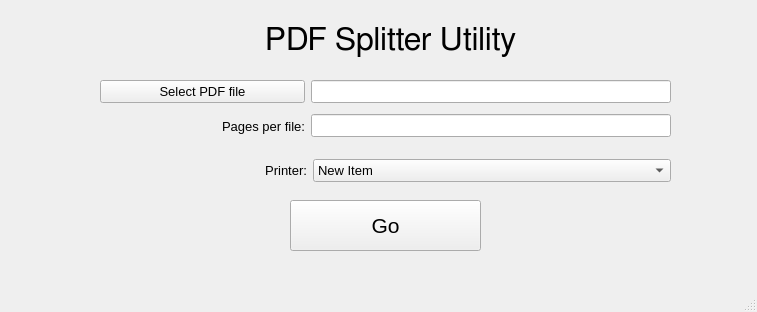
<?xml version="1.0" encoding="UTF-8"?>
<ui version="4.0">
 <class>MainWindow</class>
 <widget class="QMainWindow" name="MainWindow">
  <property name="geometry">
   <rect>
    <x>0</x>
    <y>0</y>
    <width>757</width>
    <height>312</height>
   </rect>
  </property>
  <property name="font">
   <font>
    <family>Liberation Sans</family>
    <pointsize>16</pointsize>
   </font>
  </property>
  <property name="windowTitle">
   <string>MainWindow</string>
  </property>
  <widget class="QWidget" name="centralwidget">
   <widget class="QWidget" name="horizontalLayoutWidget">
    <property name="geometry">
     <rect>
      <x>100</x>
      <y>70</y>
      <width>571</width>
      <height>43</height>
     </rect>
    </property>
    <layout class="QHBoxLayout" name="horizontalLayout">
     <item>
      <widget class="QPushButton" name="btn_selectPDF">
       <property name="minimumSize">
        <size>
         <width>205</width>
         <height>0</height>
        </size>
       </property>
       <property name="font">
        <font>
         <family>Liberation Sans</family>
         <pointsize>10</pointsize>
        </font>
       </property>
       <property name="text">
        <string>Select PDF file</string>
       </property>
      </widget>
     </item>
     <item>
      <widget class="QLineEdit" name="txt_pdf_file">
       <property name="font">
        <font>
         <family>Liberation Sans</family>
         <pointsize>10</pointsize>
        </font>
       </property>
       <property name="text">
        <string/>
       </property>
      </widget>
     </item>
    </layout>
   </widget>
   <widget class="QWidget" name="horizontalLayoutWidget_2">
    <property name="geometry">
     <rect>
      <x>100</x>
      <y>110</y>
      <width>571</width>
      <height>32</height>
     </rect>
    </property>
    <layout class="QHBoxLayout" name="horizontalLayout_2">
     <item>
      <widget class="QLabel" name="lbl_pages">
       <property name="minimumSize">
        <size>
         <width>205</width>
         <height>30</height>
        </size>
       </property>
       <property name="maximumSize">
        <size>
         <width>16777215</width>
         <height>30</height>
        </size>
       </property>
       <property name="font">
        <font>
         <family>Liberation Sans</family>
         <pointsize>10</pointsize>
        </font>
       </property>
       <property name="text">
        <string>Pages per file:</string>
       </property>
       <property name="alignment">
        <set>Qt::AlignRight|Qt::AlignTrailing|Qt::AlignVCenter</set>
       </property>
       <property name="wordWrap">
        <bool>false</bool>
       </property>
      </widget>
     </item>
     <item>
      <widget class="QLineEdit" name="txt_num_pages">
       <property name="font">
        <font>
         <family>Liberation Sans</family>
         <pointsize>10</pointsize>
        </font>
       </property>
      </widget>
     </item>
    </layout>
   </widget>
   <widget class="QWidget" name="horizontalLayoutWidget_3">
    <property name="geometry">
     <rect>
      <x>100</x>
      <y>150</y>
      <width>571</width>
      <height>41</height>
     </rect>
    </property>
    <layout class="QHBoxLayout" name="horizontalLayout_3">
     <item>
      <widget class="QLabel" name="lbl_printer">
       <property name="minimumSize">
        <size>
         <width>205</width>
         <height>30</height>
        </size>
       </property>
       <property name="maximumSize">
        <size>
         <width>100000</width>
         <height>30</height>
        </size>
       </property>
       <property name="font">
        <font>
         <family>Liberation Sans</family>
         <pointsize>10</pointsize>
        </font>
       </property>
       <property name="text">
        <string>Printer:</string>
       </property>
       <property name="alignment">
        <set>Qt::AlignRight|Qt::AlignTrailing|Qt::AlignVCenter</set>
       </property>
      </widget>
     </item>
     <item>
      <widget class="QComboBox" name="printerList">
       <property name="minimumSize">
        <size>
         <width>358</width>
         <height>0</height>
        </size>
       </property>
       <property name="maximumSize">
        <size>
         <width>16777215</width>
         <height>16777215</height>
        </size>
       </property>
       <property name="font">
        <font>
         <family>Liberation Sans</family>
         <pointsize>10</pointsize>
        </font>
       </property>
       <item>
        <property name="text">
         <string>New Item</string>
        </property>
       </item>
       <item>
        <property name="text">
         <string>New Item2</string>
        </property>
       </item>
      </widget>
     </item>
    </layout>
   </widget>
   <widget class="QPushButton" name="btn_Go">
    <property name="geometry">
     <rect>
      <x>290</x>
      <y>200</y>
      <width>191</width>
      <height>51</height>
     </rect>
    </property>
    <property name="text">
     <string>Go</string>
    </property>
   </widget>
   <widget class="QLabel" name="label">
    <property name="geometry">
     <rect>
      <x>50</x>
      <y>20</y>
      <width>681</width>
      <height>41</height>
     </rect>
    </property>
    <property name="font">
     <font>
      <family>FreeSans</family>
      <pointsize>24</pointsize>
     </font>
    </property>
    <property name="text">
     <string>PDF Splitter Utility</string>
    </property>
    <property name="alignment">
     <set>Qt::AlignCenter</set>
    </property>
   </widget>
  </widget>
  <widget class="QMenuBar" name="menubar">
   <property name="geometry">
    <rect>
     <x>0</x>
     <y>0</y>
     <width>757</width>
     <height>37</height>
    </rect>
   </property>
  </widget>
  <widget class="QStatusBar" name="statusbar">
   <property name="font">
    <font>
     <family>Liberation Sans</family>
     <pointsize>12</pointsize>
    </font>
   </property>
  </widget>
 </widget>
 <resources/>
 <connections/>
</ui>
